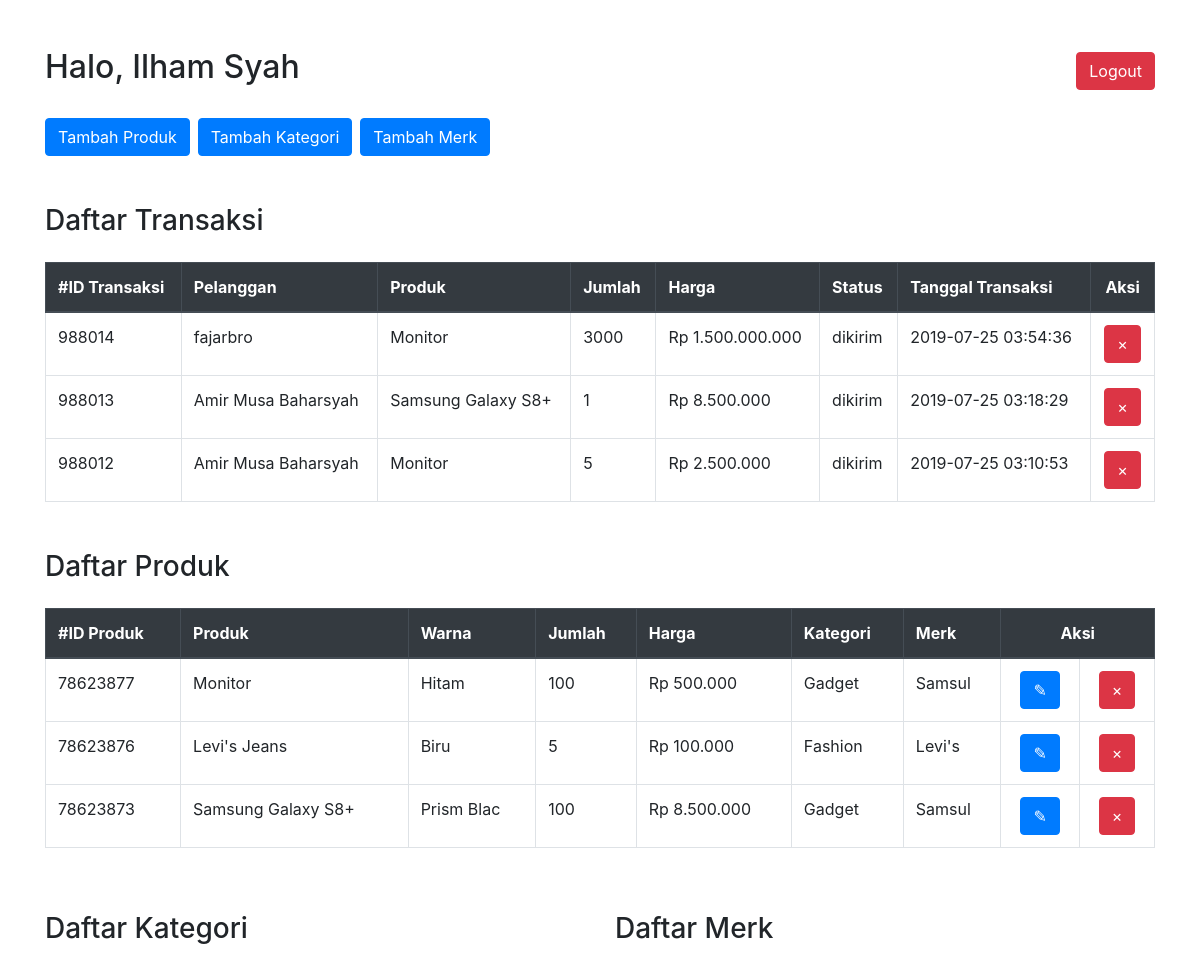
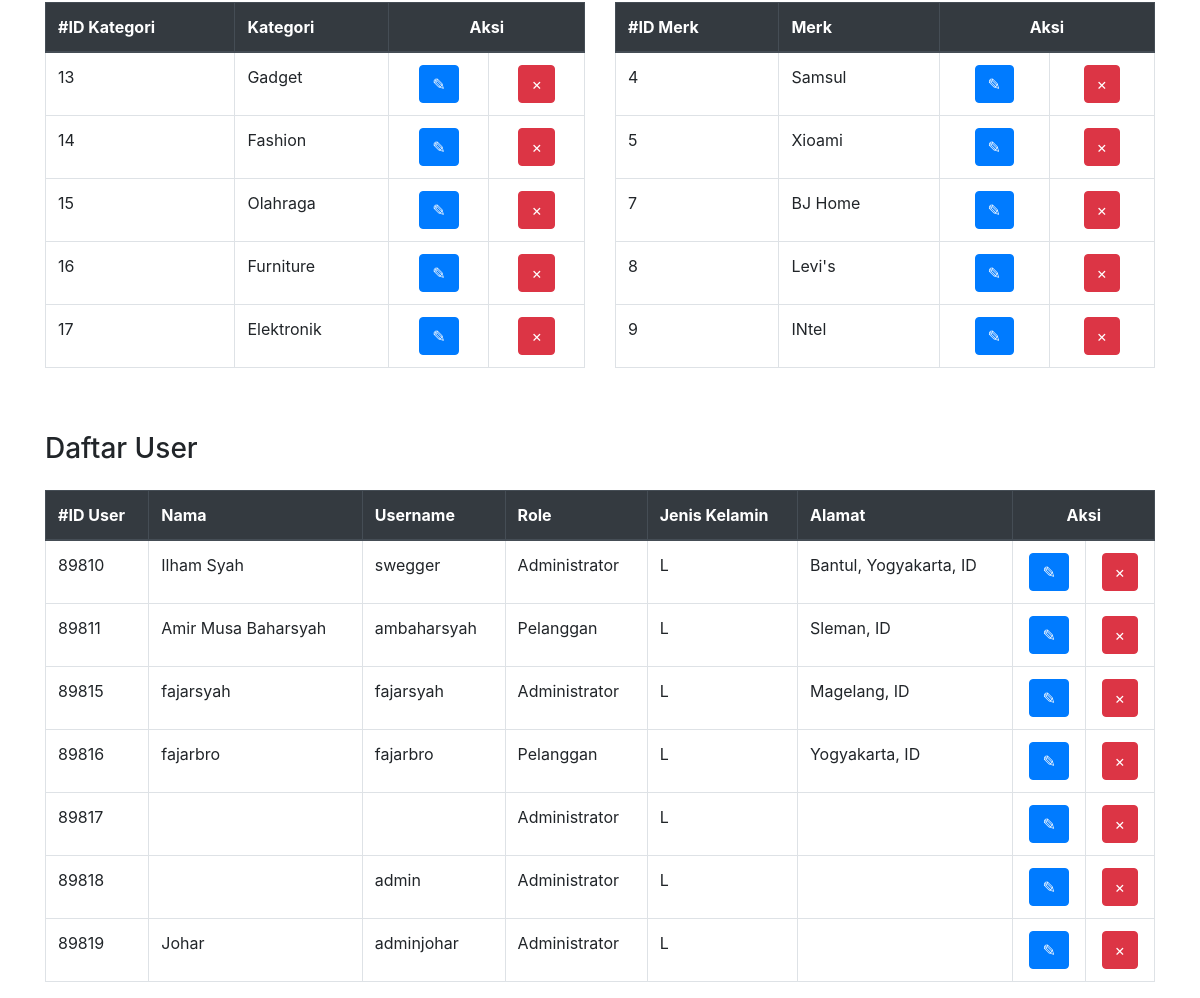
The app's page /index.php (signed in) with its own data (2 pictures, top to bottom).
### tables this page shows
CREATE TABLE `transaksi` (
  `id` int(11) NOT NULL,
  `id_produk` int(11) NOT NULL,
  `id_user` int(11) NOT NULL,
  `jumlah_transaksi` int(11) NOT NULL,
  `total_transaksi` int(11) NOT NULL,
  `status` enum('dipesan','dikirim') NOT NULL,
  `tanggal_transaksi` timestamp NOT NULL DEFAULT current_timestamp() ON UPDATE current_timestamp()
);

CREATE TABLE `users` (
  `id` int(11) NOT NULL,
  `nama` varchar(255) NOT NULL,
  `alamat` varchar(255) NOT NULL,
  `jenis_kelamin` enum('L','P') NOT NULL,
  `username` varchar(30) NOT NULL,
  `password` varchar(255) NOT NULL,
  `role_id` enum('admin','pelanggan') NOT NULL
);

CREATE TABLE `produk` (
  `id` int(10) NOT NULL,
  `nama_produk` varchar(255) NOT NULL,
  `warna` varchar(10) NOT NULL,
  `jumlah` int(11) NOT NULL,
  `harga` int(11) NOT NULL,
  `id_kategori` int(10) NOT NULL,
  `id_merk` int(10) NOT NULL
);

CREATE TABLE `kategori` (
  `id` int(10) NOT NULL,
  `nama_kategori` varchar(20) NOT NULL
);

CREATE TABLE `merk` (
  `id` int(10) NOT NULL,
  `nama_merk` varchar(255) NOT NULL
);

CREATE TABLE `role` (
  `id` varchar(20) NOT NULL,
  `role` varchar(20) NOT NULL
);

### core/functions.php (called while the page is built, shortened)
<?php
    function get_data($data, $clausa, $table, $connect) {
        if($clausa != ''|| $clausa != null) {
            $sql = "SELECT $data FROM $table WHERE $clausa";
        }else {
            $sql = "SELECT $data FROM $table";
        }
        return $connect->query($sql);
    }

### dashboard/admin.php (the view, shortened to what this page needs)
<?php
    $produk = "SELECT produk.id, produk.nama_produk, produk.harga, produk.warna, produk.jumlah, kategori.nama_kategori, merk.nama_merk
               FROM produk INNER JOIN kategori ON produk.id_kategori=kategori.id
               INNER JOIN merk ON produk.id_merk=merk.id
               ORDER BY id DESC";
    $res_produk = $connect->query($produk);
    $sql = "SELECT transaksi.id, transaksi.tanggal_transaksi, produk.nama_produk, users.nama, transaksi.jumlah_transaksi, transaksi.total_transaksi,
            transaksi.status
            FROM `transaksi` JOIN produk ON transaksi.id_produk=produk.id
            JOIN users ON transaksi.id_user=users.id
            ORDER BY transaksi.id DESC";
    $transaksi = $connect->query($sql);
?>
<ul class="nav">
    <li class="nav-item mr-2">
        <button class="btn btn-primary" data-toggle="modal" data-target="#modalTambahProduk">Tambah Produk</button>
    </li>
    <li class="nav-item mr-2">
        <button class="btn btn-primary" data-toggle="modal" data-target="#modalTambahKategori">Tambah Kategori</button>
    </li>
    <li class="nav-item mr-2">
        <button class="btn btn-primary" data-toggle="modal" data-target="#modalTambahMerk">Tambah Merk</button>
    </li>
</ul>
<h3 class="mt-5">Daftar Transaksi</h3>
<table class="table table-bordered table-hover mt-4">
    <thead class="thead-dark">
        <tr>
            <th>#ID Transaksi</th>
            <th>Pelanggan</th>
            <th>Produk</th>
            <th>Jumlah</th>
            <th>Harga</th>
            <th>Status</th>
            <th>Tanggal Transaksi</th>
            <th class="text-center" colspan="2">Aksi</th>
        </tr>
    </thead>
    <tbody>
    <?php
        if ($transaksi->fetch_assoc() > 0) {
            foreach($transaksi as $data) {
                $id                 = $data['id'];
                $nama               = $data['nama'];
                $nama_produk        = $data['nama_produk'];
                $tanggal_transaksi  = $data['tanggal_transaksi'];
                $jumlah_transaksi   = $data['jumlah_transaksi'];
                $total_transaksi    = "Rp " . number_format($data['total_transaksi'], 0, ',', '.');
                $status             = $data['status'];
                echo "<tr>";
                echo "<td> $id </td>";
                echo "<td> $nama </td>";
                echo "<td> $nama_produk </td>";
                echo "<td> $jumlah_transaksi </td>";
                echo "<td> $total_transaksi </td>";
                echo "<td> $status </td>";
                echo "<td> $tanggal_transaksi </td>";
                echo "<td class='text-center' colspan='2'>
                        <a role='button' class='btn btn-danger hapus' href='delete.php?id=$id&table_ref=transaksi' data-toggle='modal' data-target='#modalhapus'>&#215;</a>
                    </td>";
                echo "<tr>";
            }
        } else {
            echo " <td colspan='7'><center> 0 results </center></td>";
        }
    ?>
    </tbody>
</table>
<h3 class="mt-5" id="produk">Daftar Produk</h3>
<table class="table table-bordered table-hover mt-4">
    <thead class="thead-dark">
        <tr>
            <th>#ID Produk</th>
            <th>Produk</th>
            <th>Warna</th>
            <th>Jumlah</th>
            <th>Harga</th>
            <th>Kategori</th>
            <th>Merk</th>
            <th class="text-center" colspan="2">Aksi</th>
        </tr>
    </thead>
    <tbody>
    <?php
        if ($res_produk->fetch_assoc() > 0) {
            foreach($res_produk as $data) {
                $id         = $data['id'];
                $produk     = $data['nama_produk'];
                $warna      = $data['warna'];
                $jumlah     = $data['jumlah'];
                $harga      = "Rp " . number_format($data['harga'], 0, ',','.');
                $kategori   = $data['nama_kategori'];
                $merk       = $data['nama_merk'];
                echo "<tr>";
                echo "<td> $id </td>";
                echo "<td> $produk </td>";
                echo "<td> $warna </td>";
                echo "<td> $jumlah </td>";
                echo "<td> $harga </td>";
                echo "<td> $kategori </td>";
                echo "<td> $merk </td>";
                echo "<td class='text-center'>
                        <a role='button' class='btn btn-primary edit' href='edit.php?id=$id&table_ref=produk'>&#9998;</a>
                    </td>";
                echo "<td class='text-center'>
                        <a role='button' class='btn btn-danger hapus' href='delete.php?id=$id&table_ref=produk' data-toggle='modal' data-target='#modalhapus'>&#215;</a>
                    </td>";
                echo "<tr>";
            }
        } else {
            echo " <td colspan='7'><center> 0 results </center></td>";
        }
    ?>
    </tbody>
</table>
<div class="row">
    <div class="col" id="kategori">
        <h3 class="mt-5">Daftar Kategori</h3>
        <table class="table table-bordered table-hover mt-4">
            <thead class="thead-dark">
                <tr>
                    <th>#ID Kategori</th>
                    <th>Kategori</th>
                    <th class="text-center" colspan="2">Aksi</th>
                </tr>
            </thead>
            <tbody>
            <?php
                $kategori = get_data("*", null, "kategori", $connect);
                if ($kategori->fetch_assoc() > 0) {
                    foreach($kategori as $data) {
                        $id           = $data['id'];
                        $kategori     = $data['nama_kategori'];
                        echo "<tr>";
                        echo "<td> $id </td>";
                        echo "<td> $kategori </td>";
                        echo "<td class='text-center'>
                                <a role='button' class='btn btn-primary edit' href='edit_kategori.php?id=$id&table_ref=kategori'>&#9998;</a>
                            </td>";
                        echo "<td class='text-center'>
                                <a role='button' class='btn btn-danger hapus' href='delete.php?id=$id&table_ref=kategori' data-toggle='modal' data-target='#modalhapus'>&#215;</a>
                            </td>";
                        echo "<tr>";
                    }
                } else {
                    echo " <td colspan='7'><center> 0 results </center></td>";
                }
            ?>
            </tbody>
        </table>
    </div>
    <div class="col" id="merk">
        <h3 class="mt-5">Daftar Merk</h3>
        <table class="table table-bordered table-hover mt-4">
            <thead class="thead-dark">
                <tr>
                    <th>#ID Merk</th>
                    <th>Merk</th>
                    <th class="text-center" colspan="2">Aksi</th>
                </tr>
            </thead>
            <tbody>
            <?php
                $merk = get_data("*", null, "merk", $connect);
                if ($merk->fetch_assoc() > 0) {
                    foreach($merk as $data) {
                        $id       = $data['id'];
                        $merk     = $data['nama_merk'];
                        echo "<tr>";
                        echo "<td> $id </td>";
                        echo "<td> $merk </td>";
                        echo "<td class='text-center'>
                                <a role='button' class='btn btn-primary edit' href='edit_merk.php?id=$id&table_ref=merk'>&#9998;</a>
                            </td>";
                        echo "<td class='text-center'>
                                <a role='button' class='btn btn-danger hapus' href='delete.php?id=$id&table_ref=merk' data-toggle='modal' data-target='#modalhapus'>&#215;</a>
                            </td>";
                        echo "<tr>";
                    }
                } else {
                    echo " <td colspan='7'><center> 0 results </center></td>";
                }
            ?>
            </tbody>
        </table>
    </div>
</div>
<h3 class="mt-5" id="users">Daftar User</h3>
<table class="table table-bordered table-hover mt-4">
    <thead class="thead-dark">
        <tr>
            <th>#ID User</th>
            <th>Nama</th>
            <th>Username</th>
            <th>Role</th>
            <th>Jenis Kelamin</th>
            <th>Alamat</th>
            <th class="text-center" colspan="2">Aksi</th>
        </tr>
    </thead>
    <tbody>
    <?php
        $user = "SELECT users.*, role.role FROM users
                 JOIN role ON users.role_id=role.id";
        $res_user = $connect->query($user);
        if ($res_user->fetch_assoc() > 0) {
            foreach($res_user as $data) {
                $id                 = $data['id'];
                $user               = $data['nama'];
                $username           = $data['username'];
                $role               = $data['role'];
                $jenis_kelamin      = $data['jenis_kelamin'];
                $alamat             = $data['alamat'];
                echo "<tr>";
                echo "<td> $id </td>";
                echo "<td> $user </td>";
                echo "<td> $username </td>";
                echo "<td> $role </td>";
                echo "<td> $jenis_kelamin </td>";
                echo "<td> $alamat </td>";
                echo "<td class='text-center'>
                        <a role='button' class='btn btn-primary edit' href='edit_user.php?id=$id&table_ref=users'>&#9998;</a>
                    </td>";
                echo "<td class='text-center'>
                        <a role='button' class='btn btn-danger hapus' href='delete.php?id=$id&table_ref=users' data-toggle='modal' data-target='#modalhapus'>&#215;</a>
                    </td>";
                echo "<tr>";
            }
        } else {
            echo " <td colspan='7'><center> 0 results </center></td>";
        }
    ?>
    </tbody>
</table>

### templates/header.php (shortened to what this page needs)
<!DOCTYPE html>
<html lang="en">
<head>
    <link rel="stylesheet" href="assets/css/bootstrap.css">
</head>
<body>

### index.php (shortened to what this page needs)
<?php
    require_once 'templates/header.php';
    require_once 'core/functions.php';
    $user_role  = $_SESSION['role'];
    $nama = $_SESSION['nama'];
?>
    <div class="container mt-5">
        <nav class="navbar p-0">
            <h2>
                Halo, <?=$nama?>
            </h2>
            <div class="nav justify-content-end">
                <a href="logout.php" role="button" class="btn btn-danger" name="logout">Logout</a>
            </div>
        </nav>
        <main class="mt-4">
            <?php
                if($user_role == 'pelanggan') {
                    require_once 'modal.php';
                    require_once 'dashboard/pelanggan.php';
                } else {
                    require_once 'dashboard/admin.php';
                }
            ?>
        </main>
    </div>
<?php
    require_once 'templates/footer.php';
?>

### templates/footer.php (shortened to what this page needs)
</body>
</html>

### records on screen
transaksi: id "988014", id_user.nama "fajarbro", id_produk.nama_produk "Monitor", jumlah_transaksi "3000", total_transaksi "Rp 1.500.000.000", status "dikirim", tanggal_transaksi "2019-07-25 03:54:36"
transaksi: id "988013", id_user.nama "Amir Musa Baharsyah", id_produk.nama_produk "Samsung Galaxy S8+", jumlah_transaksi "1", total_transaksi "Rp 8.500.000", status "dikirim", tanggal_transaksi "2019-07-25 03:18:29"
transaksi: id "988012", id_user.nama "Amir Musa Baharsyah", id_produk.nama_produk "Monitor", jumlah_transaksi "5", total_transaksi "Rp 2.500.000", status "dikirim", tanggal_transaksi "2019-07-25 03:10:53"
produk: id "78623877", nama_produk "Monitor", warna "Hitam", jumlah "100", harga "Rp 500.000", id_kategori.nama_kategori "Gadget", id_merk.nama_merk "Samsul"
produk: id "78623876", nama_produk "Levi's Jeans", warna "Biru", jumlah "5", harga "Rp 100.000", id_kategori.nama_kategori "Fashion", id_merk.nama_merk "Levi's"
produk: id "78623873", nama_produk "Samsung Galaxy S8+", warna "Prism Blac", jumlah "100", harga "Rp 8.500.000", id_kategori.nama_kategori "Gadget", id_merk.nama_merk "Samsul"
kategori: id "13", nama_kategori "Gadget"
kategori: id "14", nama_kategori "Fashion"
kategori: id "15", nama_kategori "Olahraga"
kategori: id "16", nama_kategori "Furniture"
kategori: id "17", nama_kategori "Elektronik"
merk: id "4", nama_merk "Samsul"
merk: id "5", nama_merk "Xioami"
merk: id "7", nama_merk "BJ Home"
merk: id "8", nama_merk "Levi's"
merk: id "9", nama_merk "INtel"
users: id "89810", nama "Ilham Syah", username "swegger", role.role "Administrator", jenis_kelamin "L", alamat "Bantul, Yogyakarta, ID"
users: id "89811", nama "Amir Musa Baharsyah", username "ambaharsyah", role.role "Pelanggan", jenis_kelamin "L", alamat "Sleman, ID"
users: id "89815", nama "fajarsyah", username "fajarsyah", role.role "Administrator", jenis_kelamin "L", alamat "Magelang, ID"
users: id "89816", nama "fajarbro", username "fajarbro", role.role "Pelanggan", jenis_kelamin "L", alamat "Yogyakarta, ID"
users: id "89817", role.role "Administrator", jenis_kelamin "L"
users: id "89818", username "admin", role.role "Administrator", jenis_kelamin "L"
users: id "89819", nama "Johar", username "adminjohar", role.role "Administrator", jenis_kelamin "L"

### other values on screen
$nama "Ilham Syah"
